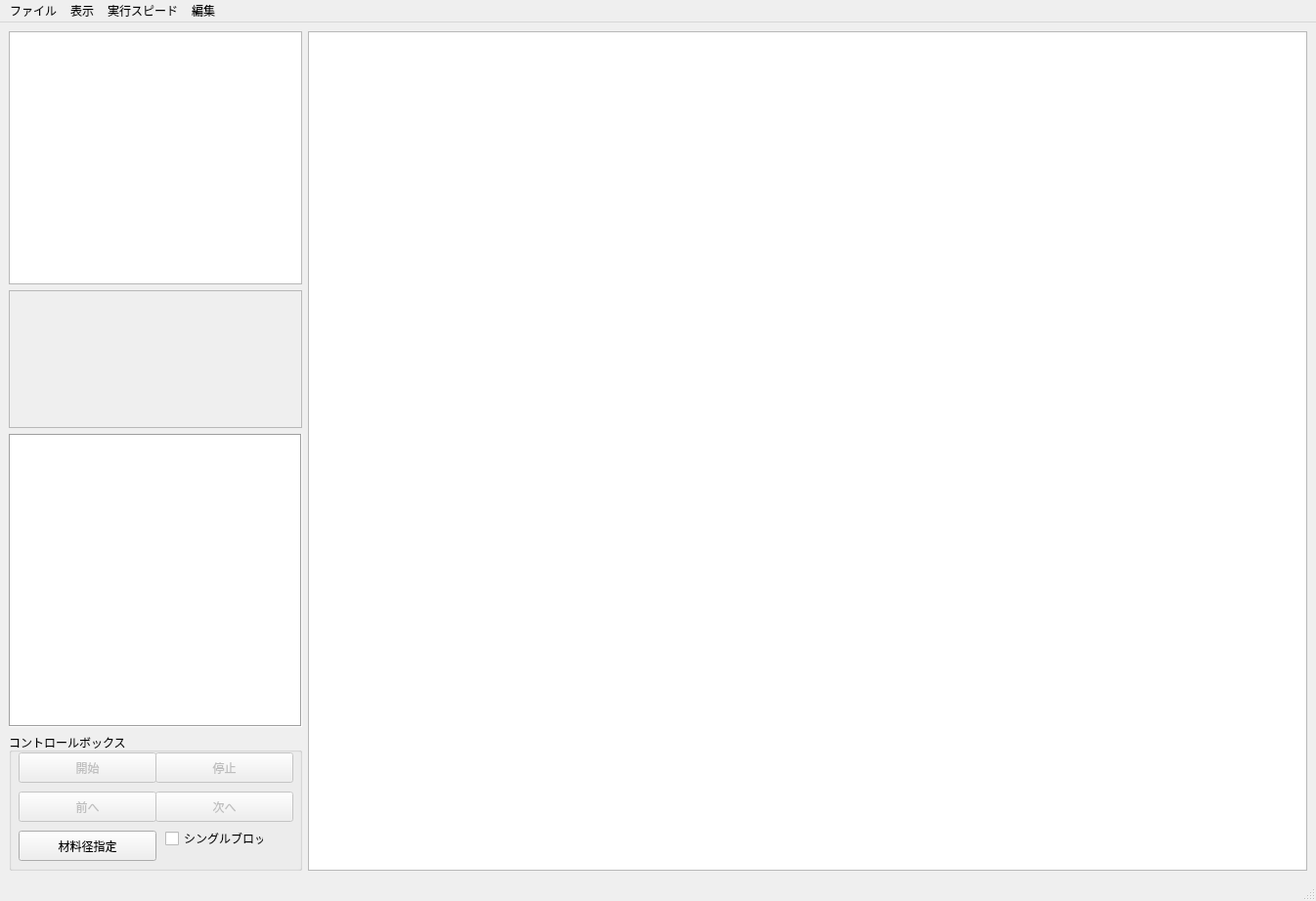
<?xml version="1.0" encoding="UTF-8"?>
<ui version="4.0">
 <class>MainWindow3</class>
 <widget class="QMainWindow" name="MainWindow3">
  <property name="geometry">
   <rect>
    <x>0</x>
    <y>0</y>
    <width>1346</width>
    <height>922</height>
   </rect>
  </property>
  <property name="sizePolicy">
   <sizepolicy hsizetype="Fixed" vsizetype="Fixed">
    <horstretch>0</horstretch>
    <verstretch>0</verstretch>
   </sizepolicy>
  </property>
  <property name="windowTitle">
   <string>NcWorks SIM</string>
  </property>
  <property name="windowIcon">
   <iconset>
    <normaloff>PLANET.ico</normaloff>PLANET.ico</iconset>
  </property>
  <widget class="QWidget" name="centralwidget">
   <layout class="QGridLayout" name="gridLayout">
    <item row="0" column="1" rowspan="4">
     <widget class="QGraphicsView" name="graphicsView1">
      <property name="sizePolicy">
       <sizepolicy hsizetype="Preferred" vsizetype="Preferred">
        <horstretch>0</horstretch>
        <verstretch>0</verstretch>
       </sizepolicy>
      </property>
      <property name="mouseTracking">
       <bool>false</bool>
      </property>
      <property name="verticalScrollBarPolicy">
       <enum>Qt::ScrollBarPolicy::ScrollBarAlwaysOff</enum>
      </property>
      <property name="horizontalScrollBarPolicy">
       <enum>Qt::ScrollBarPolicy::ScrollBarAlwaysOff</enum>
      </property>
      <property name="backgroundBrush">
       <brush brushstyle="NoBrush">
        <color alpha="255">
         <red>0</red>
         <green>0</green>
         <blue>0</blue>
        </color>
       </brush>
      </property>
      <property name="foregroundBrush">
       <brush brushstyle="NoBrush">
        <color alpha="255">
         <red>0</red>
         <green>0</green>
         <blue>0</blue>
        </color>
       </brush>
      </property>
      <property name="transformationAnchor">
       <enum>QGraphicsView::ViewportAnchor::AnchorViewCenter</enum>
      </property>
      <property name="resizeAnchor">
       <enum>QGraphicsView::ViewportAnchor::NoAnchor</enum>
      </property>
      <property name="viewportUpdateMode">
       <enum>QGraphicsView::ViewportUpdateMode::MinimalViewportUpdate</enum>
      </property>
     </widget>
    </item>
    <item row="0" column="0">
     <widget class="QListWidget" name="listWidget1">
      <property name="enabled">
       <bool>true</bool>
      </property>
      <property name="sizePolicy">
       <sizepolicy hsizetype="Expanding" vsizetype="Expanding">
        <horstretch>0</horstretch>
        <verstretch>0</verstretch>
       </sizepolicy>
      </property>
      <property name="minimumSize">
       <size>
        <width>300</width>
        <height>250</height>
       </size>
      </property>
      <property name="maximumSize">
       <size>
        <width>300</width>
        <height>16777215</height>
       </size>
      </property>
      <property name="font">
       <font>
        <family>ＭＳ ゴシック</family>
        <pointsize>13</pointsize>
       </font>
      </property>
      <property name="selectionMode">
       <enum>QAbstractItemView::SelectionMode::SingleSelection</enum>
      </property>
     </widget>
    </item>
    <item row="3" column="0">
     <widget class="QGroupBox" name="groupBox_1">
      <property name="sizePolicy">
       <sizepolicy hsizetype="Expanding" vsizetype="Expanding">
        <horstretch>0</horstretch>
        <verstretch>0</verstretch>
       </sizepolicy>
      </property>
      <property name="minimumSize">
       <size>
        <width>300</width>
        <height>141</height>
       </size>
      </property>
      <property name="maximumSize">
       <size>
        <width>300</width>
        <height>141</height>
       </size>
      </property>
      <property name="title">
       <string>コントロールボックス</string>
      </property>
      <widget class="QPushButton" name="pushButton1">
       <property name="enabled">
        <bool>false</bool>
       </property>
       <property name="geometry">
        <rect>
         <x>10</x>
         <y>20</y>
         <width>141</width>
         <height>31</height>
        </rect>
       </property>
       <property name="text">
        <string>開始</string>
       </property>
      </widget>
      <widget class="QPushButton" name="pushButton2">
       <property name="enabled">
        <bool>false</bool>
       </property>
       <property name="geometry">
        <rect>
         <x>150</x>
         <y>20</y>
         <width>141</width>
         <height>31</height>
        </rect>
       </property>
       <property name="text">
        <string>停止</string>
       </property>
      </widget>
      <widget class="QPushButton" name="pushButton3">
       <property name="enabled">
        <bool>false</bool>
       </property>
       <property name="geometry">
        <rect>
         <x>10</x>
         <y>60</y>
         <width>141</width>
         <height>31</height>
        </rect>
       </property>
       <property name="text">
        <string>前へ</string>
       </property>
      </widget>
      <widget class="QPushButton" name="pushButton4">
       <property name="enabled">
        <bool>false</bool>
       </property>
       <property name="geometry">
        <rect>
         <x>150</x>
         <y>60</y>
         <width>141</width>
         <height>31</height>
        </rect>
       </property>
       <property name="text">
        <string>次へ</string>
       </property>
      </widget>
      <widget class="QCheckBox" name="checkBox1">
       <property name="enabled">
        <bool>true</bool>
       </property>
       <property name="geometry">
        <rect>
         <x>160</x>
         <y>100</y>
         <width>101</width>
         <height>16</height>
        </rect>
       </property>
       <property name="text">
        <string>シングルブロック</string>
       </property>
      </widget>
      <widget class="QPushButton" name="pushButton5">
       <property name="enabled">
        <bool>true</bool>
       </property>
       <property name="geometry">
        <rect>
         <x>10</x>
         <y>100</y>
         <width>141</width>
         <height>31</height>
        </rect>
       </property>
       <property name="text">
        <string>材料径指定</string>
       </property>
      </widget>
     </widget>
    </item>
    <item row="1" column="0">
     <widget class="QListWidget" name="listWidget2">
      <property name="enabled">
       <bool>false</bool>
      </property>
      <property name="minimumSize">
       <size>
        <width>300</width>
        <height>141</height>
       </size>
      </property>
      <property name="maximumSize">
       <size>
        <width>300</width>
        <height>141</height>
       </size>
      </property>
      <property name="font">
       <font>
        <family>ＭＳ ゴシック</family>
        <pointsize>13</pointsize>
       </font>
      </property>
     </widget>
    </item>
    <item row="2" column="0">
     <widget class="QPlainTextEdit" name="plainTextEdit1">
      <property name="minimumSize">
       <size>
        <width>300</width>
        <height>300</height>
       </size>
      </property>
      <property name="maximumSize">
       <size>
        <width>300</width>
        <height>300</height>
       </size>
      </property>
      <property name="font">
       <font>
        <family>ＭＳ ゴシック</family>
        <pointsize>13</pointsize>
       </font>
      </property>
      <property name="frameShape">
       <enum>QFrame::Shape::Box</enum>
      </property>
      <property name="readOnly">
       <bool>true</bool>
      </property>
     </widget>
    </item>
   </layout>
  </widget>
  <widget class="QStatusBar" name="statusbar"/>
  <widget class="QMenuBar" name="menubar">
   <property name="geometry">
    <rect>
     <x>0</x>
     <y>0</y>
     <width>1346</width>
     <height>33</height>
    </rect>
   </property>
   <widget class="QMenu" name="menu_1">
    <property name="title">
     <string>ファイル</string>
    </property>
    <addaction name="action1_2"/>
    <addaction name="action1_3"/>
    <addaction name="separator"/>
    <addaction name="action1_4"/>
    <addaction name="action1_5"/>
    <addaction name="action1_6"/>
    <addaction name="separator"/>
    <addaction name="action1_7"/>
   </widget>
   <widget class="QMenu" name="menu_2">
    <property name="title">
     <string>表示</string>
    </property>
    <addaction name="action2_1"/>
    <addaction name="action2_6"/>
    <addaction name="action2_13"/>
    <addaction name="separator"/>
    <addaction name="action2_5"/>
    <addaction name="action2_15"/>
    <addaction name="action2_9"/>
    <addaction name="action2_18"/>
    <addaction name="action2_19"/>
    <addaction name="separator"/>
    <addaction name="action2_17"/>
    <addaction name="action2_2"/>
    <addaction name="separator"/>
    <addaction name="action2_25"/>
    <addaction name="action2_3"/>
    <addaction name="action2_4"/>
    <addaction name="separator"/>
    <addaction name="action2_24"/>
    <addaction name="action2_7"/>
    <addaction name="action2_8"/>
    <addaction name="separator"/>
    <addaction name="action2_23"/>
    <addaction name="action2_22"/>
    <addaction name="action2_21"/>
    <addaction name="action2_10"/>
    <addaction name="action2_11"/>
    <addaction name="action2_12"/>
    <addaction name="separator"/>
    <addaction name="action2_14"/>
    <addaction name="action2_16"/>
    <addaction name="separator"/>
    <addaction name="action2_20"/>
   </widget>
   <widget class="QMenu" name="menu">
    <property name="title">
     <string>実行スピード</string>
    </property>
    <addaction name="action3_1"/>
    <addaction name="action3_2"/>
    <addaction name="action3_3"/>
    <addaction name="action3_4"/>
    <addaction name="action3_5"/>
    <addaction name="action3_6"/>
   </widget>
   <widget class="QMenu" name="menu4">
    <property name="title">
     <string>編集</string>
    </property>
    <addaction name="action4_1"/>
   </widget>
   <addaction name="menu_1"/>
   <addaction name="menu_2"/>
   <addaction name="menu"/>
   <addaction name="menu4"/>
  </widget>
  <action name="action1_1">
   <property name="text">
    <string>NCプログラムを開く</string>
   </property>
   <property name="shortcut">
    <string>Ctrl+Q</string>
   </property>
  </action>
  <action name="action2_1">
   <property name="enabled">
    <bool>false</bool>
   </property>
   <property name="text">
    <string>表示リセット</string>
   </property>
  </action>
  <action name="action2_2">
   <property name="checkable">
    <bool>true</bool>
   </property>
   <property name="checked">
    <bool>true</bool>
   </property>
   <property name="text">
    <string>切削工具基準位置マーカーを表示</string>
   </property>
  </action>
  <action name="action1_2">
   <property name="enabled">
    <bool>false</bool>
   </property>
   <property name="text">
    <string>工具データを開く</string>
   </property>
  </action>
  <action name="action1_3">
   <property name="enabled">
    <bool>false</bool>
   </property>
   <property name="text">
    <string>工具データを保存</string>
   </property>
  </action>
  <action name="action2_3">
   <property name="checkable">
    <bool>true</bool>
   </property>
   <property name="text">
    <string>プログラム軌跡を全表示</string>
   </property>
  </action>
  <action name="action2_4">
   <property name="checkable">
    <bool>true</bool>
   </property>
   <property name="checked">
    <bool>true</bool>
   </property>
   <property name="text">
    <string>プログラム軌跡を個別表示</string>
   </property>
  </action>
  <action name="action2_5">
   <property name="checkable">
    <bool>true</bool>
   </property>
   <property name="text">
    <string>両側表示</string>
   </property>
  </action>
  <action name="action2_6">
   <property name="checkable">
    <bool>true</bool>
   </property>
   <property name="checked">
    <bool>true</bool>
   </property>
   <property name="text">
    <string>G５０有効</string>
   </property>
  </action>
  <action name="action3_1">
   <property name="checkable">
    <bool>true</bool>
   </property>
   <property name="text">
    <string>ｘ１</string>
   </property>
  </action>
  <action name="action3_2">
   <property name="checkable">
    <bool>true</bool>
   </property>
   <property name="text">
    <string>ｘ２</string>
   </property>
  </action>
  <action name="action3_3">
   <property name="checkable">
    <bool>true</bool>
   </property>
   <property name="text">
    <string>ｘ４</string>
   </property>
  </action>
  <action name="action3_4">
   <property name="checkable">
    <bool>true</bool>
   </property>
   <property name="checked">
    <bool>false</bool>
   </property>
   <property name="text">
    <string>ｘ８</string>
   </property>
  </action>
  <action name="action2_7">
   <property name="checkable">
    <bool>true</bool>
   </property>
   <property name="text">
    <string>プログラムを全表示</string>
   </property>
  </action>
  <action name="action2_8">
   <property name="checkable">
    <bool>true</bool>
   </property>
   <property name="checked">
    <bool>true</bool>
   </property>
   <property name="text">
    <string>プログラムを個別表示</string>
   </property>
  </action>
  <action name="action3_5">
   <property name="checkable">
    <bool>true</bool>
   </property>
   <property name="text">
    <string>ｘ１６</string>
   </property>
  </action>
  <action name="action3_6">
   <property name="checkable">
    <bool>true</bool>
   </property>
   <property name="checked">
    <bool>true</bool>
   </property>
   <property name="text">
    <string>フルスピード</string>
   </property>
  </action>
  <action name="action2_9">
   <property name="checkable">
    <bool>true</bool>
   </property>
   <property name="checked">
    <bool>true</bool>
   </property>
   <property name="enabled">
    <bool>false</bool>
   </property>
   <property name="text">
    <string>ガイドブッシュを表示</string>
   </property>
  </action>
  <action name="action2_10">
   <property name="checkable">
    <bool>true</bool>
   </property>
   <property name="checked">
    <bool>false</bool>
   </property>
   <property name="enabled">
    <bool>false</bool>
   </property>
   <property name="text">
    <string>フォントサイズ　１５</string>
   </property>
  </action>
  <action name="action2_11">
   <property name="checkable">
    <bool>true</bool>
   </property>
   <property name="enabled">
    <bool>false</bool>
   </property>
   <property name="text">
    <string>フォントサイズ　２０</string>
   </property>
  </action>
  <action name="action2_12">
   <property name="checkable">
    <bool>true</bool>
   </property>
   <property name="enabled">
    <bool>false</bool>
   </property>
   <property name="text">
    <string>フォントサイズ　２５</string>
   </property>
  </action>
  <action name="action2_13">
   <property name="checkable">
    <bool>true</bool>
   </property>
   <property name="text">
    <string>プログラム座標を基準に移動</string>
   </property>
  </action>
  <action name="action2_14">
   <property name="checkable">
    <bool>true</bool>
   </property>
   <property name="checked">
    <bool>true</bool>
   </property>
   <property name="enabled">
    <bool>false</bool>
   </property>
   <property name="text">
    <string>プログラムの詳細を表示</string>
   </property>
  </action>
  <action name="action2_15">
   <property name="checkable">
    <bool>true</bool>
   </property>
   <property name="checked">
    <bool>true</bool>
   </property>
   <property name="enabled">
    <bool>false</bool>
   </property>
   <property name="text">
    <string>中心線を表示</string>
   </property>
  </action>
  <action name="action2_16">
   <property name="checkable">
    <bool>true</bool>
   </property>
   <property name="checked">
    <bool>true</bool>
   </property>
   <property name="enabled">
    <bool>false</bool>
   </property>
   <property name="text">
    <string>移動先のプログラムを拡大表示</string>
   </property>
  </action>
  <action name="action2_17">
   <property name="checkable">
    <bool>true</bool>
   </property>
   <property name="checked">
    <bool>true</bool>
   </property>
   <property name="text">
    <string>プログラム座標マーカーを表示</string>
   </property>
  </action>
  <action name="action2_18">
   <property name="checkable">
    <bool>true</bool>
   </property>
   <property name="text">
    <string>ガイドブッシュを半透明表示</string>
   </property>
  </action>
  <action name="action2_19">
   <property name="checkable">
    <bool>true</bool>
   </property>
   <property name="text">
    <string>切削工具を半透明表示</string>
   </property>
  </action>
  <action name="action2_20">
   <property name="checkable">
    <bool>true</bool>
   </property>
   <property name="text">
    <string>プログラムを移動可能にする</string>
   </property>
  </action>
  <action name="action1_4">
   <property name="text">
    <string>工具軌跡をDXFとして保存（半径）</string>
   </property>
  </action>
  <action name="action1_5">
   <property name="text">
    <string>工具軌跡をDXFとして保存（直径）</string>
   </property>
  </action>
  <action name="action1_6">
   <property name="text">
    <string>工具軌跡をDXFとして保存（直径　全別レイヤ）</string>
   </property>
  </action>
  <action name="action4_1">
   <property name="text">
    <string>画像として保存</string>
   </property>
  </action>
  <action name="action2_21">
   <property name="checkable">
    <bool>true</bool>
   </property>
   <property name="checked">
    <bool>false</bool>
   </property>
   <property name="enabled">
    <bool>false</bool>
   </property>
   <property name="text">
    <string>フォントサイズ　１０</string>
   </property>
  </action>
  <action name="action2_22">
   <property name="checkable">
    <bool>true</bool>
   </property>
   <property name="enabled">
    <bool>false</bool>
   </property>
   <property name="text">
    <string>フォントサイズ　５</string>
   </property>
  </action>
  <action name="action2_23">
   <property name="checkable">
    <bool>true</bool>
   </property>
   <property name="checked">
    <bool>true</bool>
   </property>
   <property name="enabled">
    <bool>false</bool>
   </property>
   <property name="text">
    <string>フォントサイズ　１</string>
   </property>
  </action>
  <action name="action2_24">
   <property name="checkable">
    <bool>true</bool>
   </property>
   <property name="text">
    <string>プログラムを非表示</string>
   </property>
  </action>
  <action name="action2_25">
   <property name="checkable">
    <bool>true</bool>
   </property>
   <property name="text">
    <string>プログラム軌跡を非表示</string>
   </property>
  </action>
  <action name="action1_7">
   <property name="text">
    <string>工具フォルダを記憶</string>
   </property>
  </action>
 </widget>
 <resources/>
 <connections/>
</ui>
